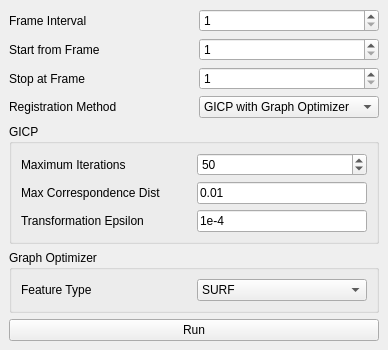
<?xml version="1.0" encoding="UTF-8"?>
<ui version="4.0">
 <class>DockBenchmark</class>
 <widget class="QDockWidget" name="DockBenchmark">
  <property name="geometry">
   <rect>
    <x>0</x>
    <y>0</y>
    <width>384</width>
    <height>341</height>
   </rect>
  </property>
  <property name="windowTitle">
   <string>Benchmark Test</string>
  </property>
  <widget class="QWidget" name="dockWidgetContents">
   <layout class="QGridLayout" name="gridLayout">
    <item row="4" column="0" colspan="2">
     <widget class="QGroupBox" name="groupBoxGICP">
      <property name="title">
       <string>GICP</string>
      </property>
      <property name="flat">
       <bool>false</bool>
      </property>
      <layout class="QGridLayout" name="gridLayout_2">
       <item row="1" column="1">
        <widget class="QLineEdit" name="lineEditGICPCorrDist">
         <property name="maximumSize">
          <size>
           <width>170</width>
           <height>16777215</height>
          </size>
         </property>
         <property name="text">
          <string>0.01</string>
         </property>
        </widget>
       </item>
       <item row="1" column="0">
        <widget class="QLabel" name="labelGICPCorrDist">
         <property name="text">
          <string>Max Correspondence Dist</string>
         </property>
        </widget>
       </item>
       <item row="0" column="1">
        <widget class="QSpinBox" name="spinBoxGICPIterations">
         <property name="maximumSize">
          <size>
           <width>170</width>
           <height>16777215</height>
          </size>
         </property>
         <property name="minimum">
          <number>1</number>
         </property>
         <property name="maximum">
          <number>200</number>
         </property>
         <property name="value">
          <number>50</number>
         </property>
        </widget>
       </item>
       <item row="0" column="0">
        <widget class="QLabel" name="labelGICPIterations">
         <property name="minimumSize">
          <size>
           <width>170</width>
           <height>0</height>
          </size>
         </property>
         <property name="text">
          <string>Maximum Iterations</string>
         </property>
        </widget>
       </item>
       <item row="2" column="0">
        <widget class="QLabel" name="labelGICPEpsilon">
         <property name="text">
          <string>Transformation Epsilon</string>
         </property>
        </widget>
       </item>
       <item row="2" column="1">
        <widget class="QLineEdit" name="lineEditGICPEpsilon">
         <property name="maximumSize">
          <size>
           <width>170</width>
           <height>16777215</height>
          </size>
         </property>
         <property name="text">
          <string>1e-4</string>
         </property>
        </widget>
       </item>
      </layout>
     </widget>
    </item>
    <item row="1" column="0">
     <widget class="QLabel" name="labelStartFrame">
      <property name="text">
       <string>Start from Frame</string>
      </property>
     </widget>
    </item>
    <item row="0" column="1">
     <widget class="QSpinBox" name="spinBoxFrameInterval">
      <property name="maximumSize">
       <size>
        <width>180</width>
        <height>16777215</height>
       </size>
      </property>
      <property name="minimum">
       <number>1</number>
      </property>
      <property name="maximum">
       <number>100</number>
      </property>
     </widget>
    </item>
    <item row="0" column="0">
     <widget class="QLabel" name="labelFrameInterval">
      <property name="minimumSize">
       <size>
        <width>180</width>
        <height>0</height>
       </size>
      </property>
      <property name="text">
       <string>Frame Interval</string>
      </property>
     </widget>
    </item>
    <item row="1" column="1">
     <widget class="QSpinBox" name="spinBoxStartFrame">
      <property name="maximumSize">
       <size>
        <width>180</width>
        <height>16777215</height>
       </size>
      </property>
      <property name="minimum">
       <number>1</number>
      </property>
      <property name="maximum">
       <number>10000</number>
      </property>
     </widget>
    </item>
    <item row="2" column="0">
     <widget class="QLabel" name="labelStopFrame">
      <property name="text">
       <string>Stop at Frame</string>
      </property>
     </widget>
    </item>
    <item row="3" column="0">
     <widget class="QLabel" name="labelMethod">
      <property name="text">
       <string>Registration Method</string>
      </property>
     </widget>
    </item>
    <item row="2" column="1">
     <widget class="QSpinBox" name="spinBoxStopFrame">
      <property name="maximumSize">
       <size>
        <width>180</width>
        <height>16777215</height>
       </size>
      </property>
      <property name="minimum">
       <number>1</number>
      </property>
      <property name="maximum">
       <number>10000</number>
      </property>
     </widget>
    </item>
    <item row="3" column="1">
     <widget class="QComboBox" name="comboBoxMethod">
      <property name="maximumSize">
       <size>
        <width>180</width>
        <height>16777215</height>
       </size>
      </property>
      <item>
       <property name="text">
        <string>GICP with Graph Optimizer</string>
       </property>
      </item>
     </widget>
    </item>
    <item row="6" column="0" colspan="2">
     <widget class="QPushButton" name="pushButtonRun">
      <property name="text">
       <string>Run</string>
      </property>
     </widget>
    </item>
    <item row="5" column="0" colspan="2">
     <widget class="QGroupBox" name="groupBoxGraph">
      <property name="title">
       <string>Graph Optimizer</string>
      </property>
      <layout class="QGridLayout" name="gridLayout_3">
       <item row="0" column="0">
        <widget class="QLabel" name="labelGraphFeatureType">
         <property name="minimumSize">
          <size>
           <width>170</width>
           <height>0</height>
          </size>
         </property>
         <property name="text">
          <string>Feature Type</string>
         </property>
        </widget>
       </item>
       <item row="0" column="1">
        <widget class="QComboBox" name="comboBoxGraphFeatureType">
         <property name="minimumSize">
          <size>
           <width>170</width>
           <height>0</height>
          </size>
         </property>
         <item>
          <property name="text">
           <string>SURF</string>
          </property>
         </item>
         <item>
          <property name="text">
           <string>SIFT</string>
          </property>
         </item>
        </widget>
       </item>
      </layout>
     </widget>
    </item>
    <item row="7" column="0" colspan="2">
     <spacer name="verticalSpacer">
      <property name="orientation">
       <enum>Qt::Vertical</enum>
      </property>
      <property name="sizeHint" stdset="0">
       <size>
        <width>20</width>
        <height>40</height>
       </size>
      </property>
     </spacer>
    </item>
   </layout>
  </widget>
 </widget>
 <resources/>
 <connections/>
</ui>
